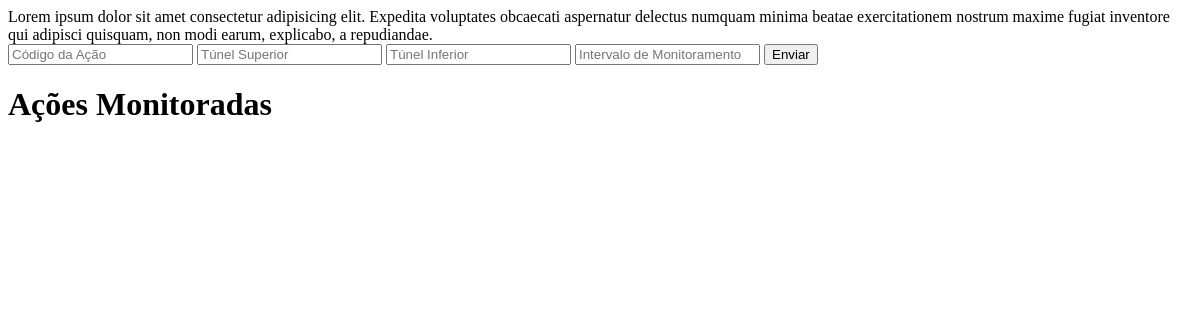
Before: / with the older database file.
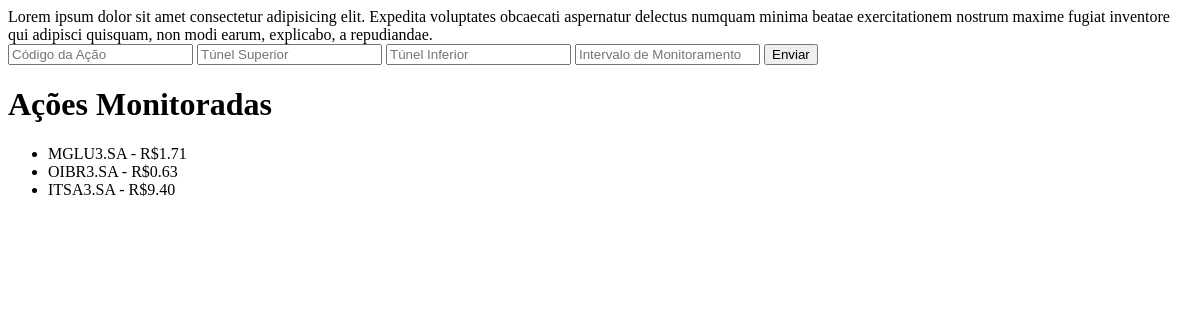
After: the same page with the newer database file.
### Ticker/models.py (models this page shows)
class Ticker(models.Model):
    ticker = models.CharField(primary_key=True , max_length=8)
    tunnel_inf = models.DecimalField(decimal_places=2 , max_digits=6)
    tunnel_sup = models.DecimalField(decimal_places=2 , max_digits=6)
    value = models.DecimalField(decimal_places=2 , max_digits=6,)
    interval = models.IntegerField(default=5)
    last_update = models.DateTimeField()

### Ticker/views.py (the view, shortened to what this page needs)
# urls.py: 2. Add a URL to urlpatterns:  path('', Home.as_view(), name='home')
def Home(request):
    tickers = Ticker.objects.all()
    return render(request , "Ticker/home.html", {
        "tickers":tickers
    })

### Ticker/templates/Ticker/home.html (shortened to what this page needs)
{% extends "base.html" %}
{% load static %}
{% block static_files %}
    <link rel="stylesheet" href="{% static "Ticker/home.css" %}">
{% endblock  %}
{% block content %}
<div class = "instructions">
    Lorem ipsum dolor sit amet consectetur adipisicing elit. Expedita voluptates obcaecati aspernatur delectus numquam minima beatae exercitationem nostrum maxime fugiat inventore qui adipisci quisquam, non modi earum, explicabo, a repudiandae.
</div>
<div class = "form-container">
    <form action="" method = "POST">
        <input type="text" name="ticker" id=""placeholder = "Código da Ação">
        <input type="floatformat" name="tunnel-inf" id=""placeholder = "Túnel Superior">
        <input type="floatformat" name="tunnel-sup" id=""placeholder = "Túnel Inferior">
        <input type="number" name="interval" id="" placeholder = "Intervalo de Monitoramento">
        <button type="submit">Enviar</button>
    </form>
</div>
<div class = "ticker-list-container">
    <h1>Ações Monitoradas</h1>
    <ul class = "ticker-list">
        {% for ticker in tickers %}
        <li class = "ticker-list-item">
            {{ticker.ticker}} - R${{ticker.value}}
        </li>
        {% endfor %}
    </ul>
</div>
{% endblock  %}

### templates/base.html (shortened to what this page needs)
{% load static %}
<!DOCTYPE html>
<html lang="en">
<head>
    {% block static_files %}{% endblock  %}
</head>
<body>
    {% block content %}{% endblock  %}
</body>
</html>

Changed rows visible on the page:
added Ticker: ticker "MGLU3.SA", value "1.71"
added Ticker: ticker "OIBR3.SA", value "0.63"
added Ticker: ticker "ITSA3.SA", value "9.40"
